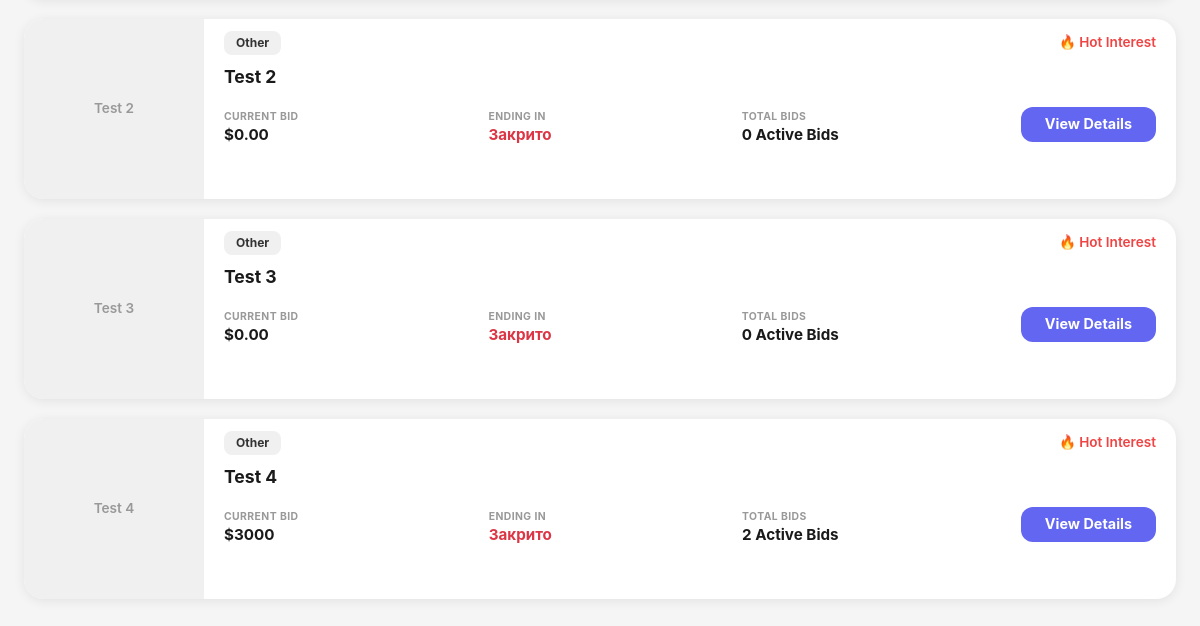
Before: / (lower part) with the older database file.
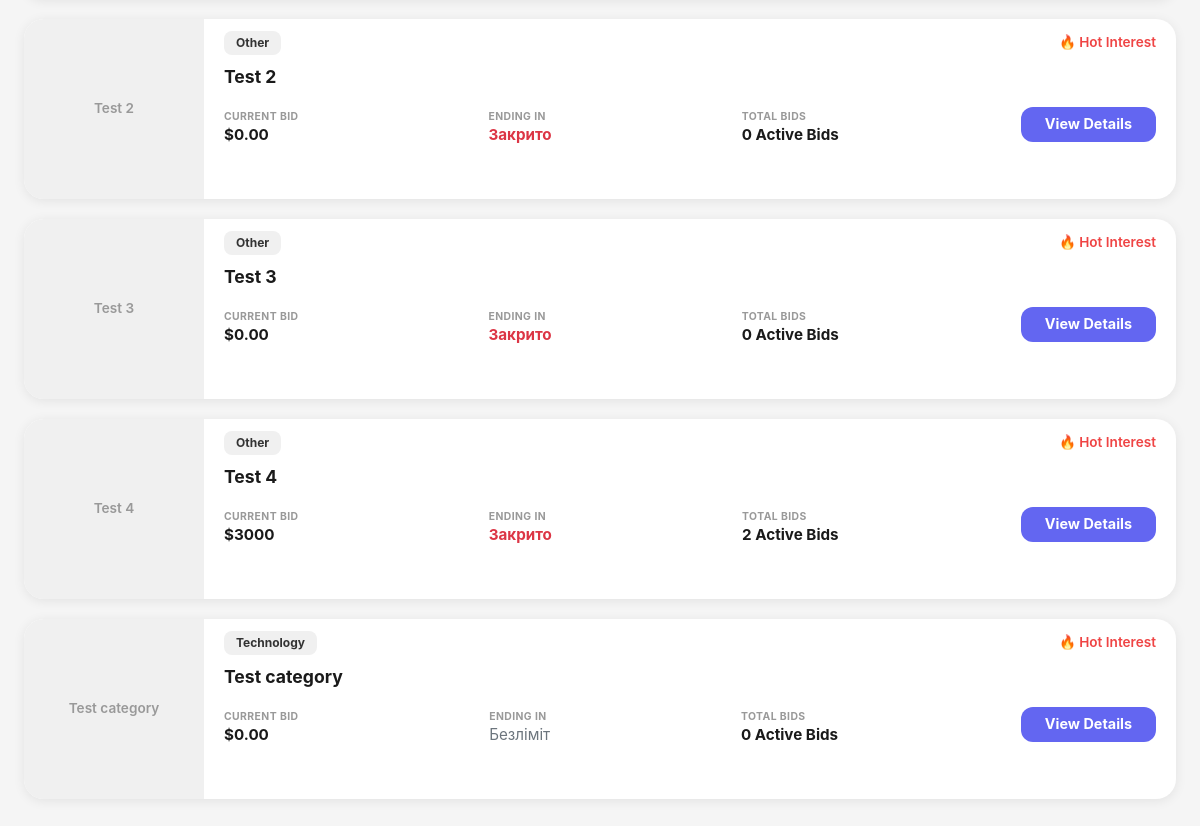
After: the same page with the newer database file.
### auctions/models.py (models this page shows, shortened)
class Auctions(models.Model):
    CATEGORY_CHOICES = [
        ('tech', 'Technology'),
        ('art', 'Fine Art'),
        ('fashion', 'Fashion'),
        ('home', 'Home & Garden'),
        ('other', 'Other'),
    ]
    name = models.CharField(max_length=64)
    description = models.TextField()
    start_price = models.DecimalField(max_digits=10, decimal_places=2)
    image = models.ImageField(upload_to="auction_images/", blank=True, null=True)
    active = models.BooleanField(default=True)
    category = models.CharField(
        max_length=20,
        choices=CATEGORY_CHOICES,
        default='other'
    )
    owner = models.ForeignKey(User, on_delete=models.CASCADE, related_name="my_auctions", null=True, blank=True)
    winner = models.ForeignKey(User, on_delete=models.SET_NULL, null=True, blank=True, related_name="won_auctions")
    end_time = models.DateTimeField(null=True, blank=True)
    def current_price(self):
        max_bid = self.bids.aggregate(models.Max("amount"))["amount__max"]
        return max_bid if max_bid else self.start_price

### auctions/views.py (the view)
# urls.py: path("", views.index, name="index"),
def index(request):
    close_expired_auctions()
    query = request.GET.get('q', '').strip()
    category_filter = request.GET.get('category', '').strip()
    auctions = Auctions.objects.all()
    if query:
        auctions = auctions.filter(name__icontains=query)
    if category_filter and category_filter != 'all':
        auctions = auctions.filter(category=category_filter)
    return render(request, "auctions/index.html", {
        "auctions": auctions,
        "query": query,
        "category_filter": category_filter,
        "categories": Auctions.CATEGORY_CHOICES
    })

### auctions/views.py (called while the page is built)
def close_expired_auctions():
    now = timezone.now()
    expired_auctions = Auctions.objects.filter(active=True, end_time__isnull=False, end_time__lte=now)
    for auction in expired_auctions:
        highest_bid = auction.bids.order_by("-amount").first()
        if highest_bid:
            auction.winner = highest_bid.user
        auction.active = False
        auction.save()

### auctions/templates/auctions/index.html (shortened to what this page needs)
{% extends "auctions/layout.html" %}
{% block content %}
    <div class="index-page">
                {% load static %}
        <div class="trending-section">
            <div class="auctions-list-container">
                {% for auction in auctions %}
                <div class="auction-list-item">
                    <div class="auction-item-image">
                        {% if auction.image %}
                            <img src="{{ auction.image.url }}" alt="{{ auction.name }}">
                        {% else %}
                            <div class="no-image-placeholder">{{ auction.name }}</div>
                        {% endif %}
                    </div>
                    <div class="auction-item-body">
                        <div class="auction-item-header">
                            <span class="category-badge">{{ auction.get_category_display }}</span>
                            <span class="hot-interest">🔥 Hot Interest</span>
                        </div>
                        <h4 class="auction-item-title">{{ auction.name }}</h4>
                        <div class="auction-item-footer">
                            <div class="auction-item-stats">
                                <div class="stat-item">
                                    <div class="stat-label">CURRENT BID</div>
                                    <div class="stat-value">${{ auction.current_price }}</div>
                                </div>
                                <div class="stat-item">
                                    <div class="stat-label">ENDING IN</div>
                                    <div class="stat-value">
                                        {% if auction.active %}
                                            {% if auction.end_time %}
                                                <span class="card-countdown" data-endtime="{{ auction.end_time|date:'c' }}">Завантаження...</span>
                                            {% else %}
                                                <span style="color: #6c757d; font-weight: normal;">Безліміт</span>
                                            {% endif %}
                                        {% else %}
                                            <span style="color: #dc3545; font-weight: bold;">Закрито</span>
                                        {% endif %}
                                    </div>
                                </div>
                                <div class="stat-item">
                                    <div class="stat-label">TOTAL BIDS</div>
                                    <div class="stat-value">{{ auction.bids.count }} Active Bids</div>
                                </div>
                            </div>
                            <a href="{% url 'auction' auction.id %}" class="button-view-details">View Details</a>
                        </div>
                    </div>
                </div>
                {% endfor %}
            </div>
        </div>
    </div>
{% endblock %}

Changed rows visible on the page:
added Auctions: name "Test category", category "Technology", current_price "0.00", active "Безліміт", bids.count "0"
